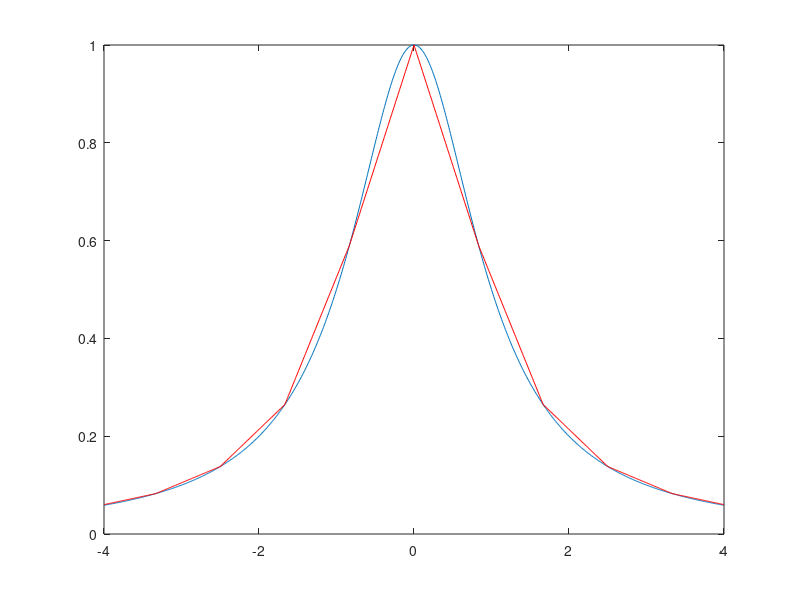

Write the MATLAB code that produced this figure. (Note: this script raises an error after producing the figure.)
R=@(x) 1./(x.^2+1);
px=[-4:.01:4]';
plot(px,R(px));
x=linspace(-5,5,13);
fx=R(x);
y=interp1(x,fx,px);
hold on;
plot(px,y,'r-');
h=12/10
dxR=@(x) -2*x./(x.^2+1).^2;
fpx=dxR(x);
for i=[1:length(px)]
	y(i)=herm(x,fx,fpx,px(i));
end
plot(px,y,'g-');
hold off;
figure(2);
plot(px,abs(y-R(px)));

